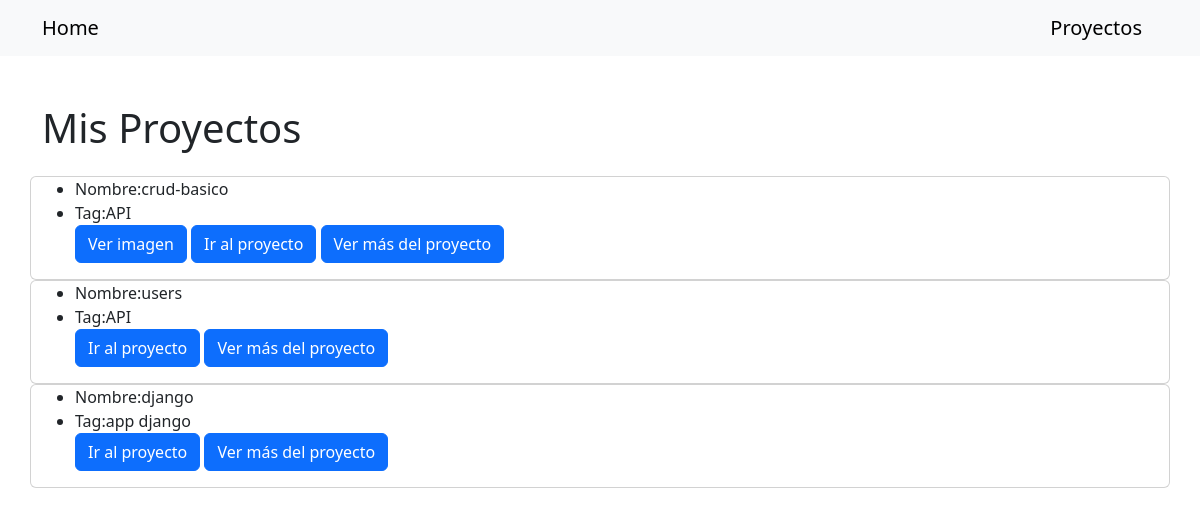
The app's page /projs/, older data.
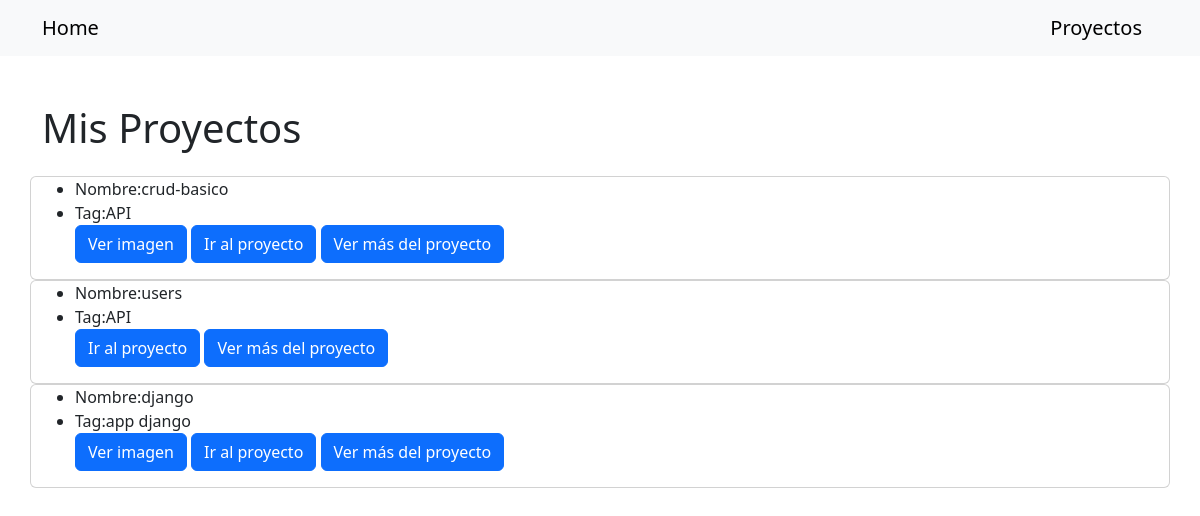
The same page, newer data.
### app/models.py (models this page shows, shortened)
class Project(models.Model):
    name = models.CharField(max_length=100)
    urltag = models.CharField(max_length=1000)
    tag = models.CharField(max_length=1000, default='app')
    image = models.ImageField(upload_to='projects/', blank=True, null=True)
    info = models.TextField(default="lorem")

### app/views.py (the view)
# urls.py: path('projs/', views.proj_view, name='projects'),
def proj_view(request):
    proj = Project.objects.all()
    return render(request, 'app/projects.html', {'projects': proj})

### app/templates/app/projects.html (shortened to what this page needs)
{% extends "app/home.html" %}
{% block content %}
<div class="container mt-5">
    <h1 class="mb-4">Mis Proyectos</h1>
    <div class="row">
        {% for p in projects %}
            <div class='card'>
                <ul>
                    <li>Nombre:{{p.name}}</li>
                    <li>Tag:{{p.tag}}</li>
                    {% if p.image %}
                        <a href="{{ p.image.url }}" target="_blank" class="btn btn-primary">
                            Ver imagen
                        </a>
                    {% endif %}
                    <a href='{{p.urltag}}' class="btn btn-primary">Ir al proyecto</a>
                    <a href='{% url "about" p.id%}' class="btn btn-primary">Ver más del proyecto</a>
                </ul>
            </div>
        {% endfor %}
    </div>
</div>
{% endblock content %}

Row changes from the older to the newer data that the page shows:
changed Project "django": now shows "Ver imagen"
